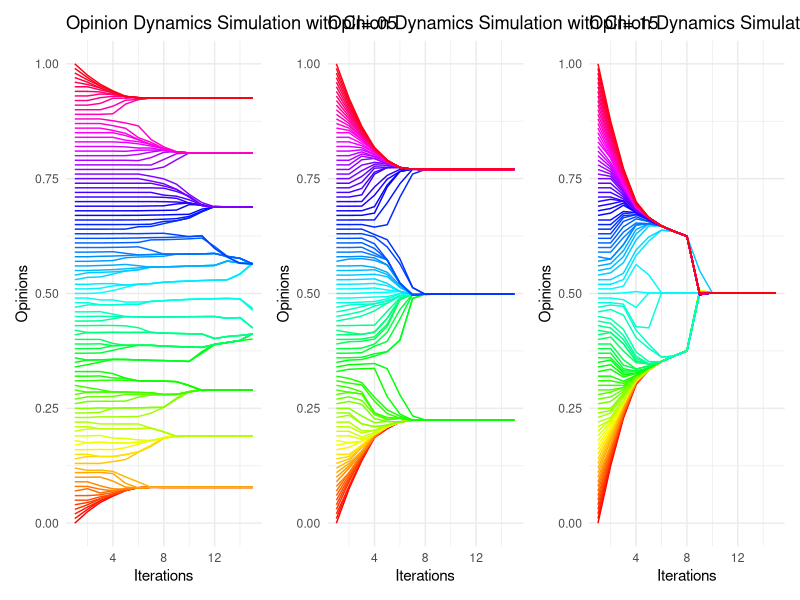

The R script that drew this image:
library(ggplot2)
library(patchwork)

# Set global parameters
R <- 15 # Number of rounds of the simulation
N <- 100 # Number of agents
interactionTerm <- 1 # alpha weight term for how much individuals give weight to their neighbors

# Function to simulate Hegselmann-Krause dynamics for one round
simulateRound <- function(currentOpinions, ConfidenceInterval) {
  RightBias <- 0.0 # Bias towards people
  ConfidenceIntervalLeft <- ConfidenceInterval * exp(-RightBias)
  ConfidenceIntervalRight <- ConfidenceInterval * exp(RightBias)
  newOpinions <- numeric(N + 1)
  
  for (agent in 1:(N + 1)) {
    currentOpinion <- currentOpinions[agent]
    peersLeft <- which(currentOpinions > currentOpinion & currentOpinions <= currentOpinion + ConfidenceIntervalLeft)
    peersRight <- which(currentOpinions < currentOpinion & currentOpinions >= currentOpinion - ConfidenceIntervalRight)
    
    neighborhoodOpinions <- c(currentOpinion, currentOpinions[peersLeft], currentOpinions[peersRight])
    newOpinion <- interactionTerm * mean(neighborhoodOpinions)
    
    newOpinion <- newOpinion
    newOpinion <- pmax(0, pmin(1, newOpinion)) # Ensure opinions are in the [0, 1] interval
    newOpinions[agent] <- newOpinion
  }
  
  return(newOpinions)
}

# Function to run simulations and create plots
runSimulationAndPlot <- function(title, ConfidenceInterval) {
  # Initialize matrix to store opinions over rounds
  opinionsHistory <- matrix(data = NA, nrow = R, ncol = N + 1)
  opinionsHistory[1, ] <- seq(from = 0, to = 1, by = 1 / N) # Adjust initial opinions
  
  # Run simulation for R rounds
  for (round in 2:R) {
    opinionsHistory[round, ] <- simulateRound(opinionsHistory[round - 1, ], ConfidenceInterval)
  }
  
  # Reshape data for plotting
  plotData <- data.frame(
    Round = rep(1:R, each = (N + 1)),
    Opinion = as.vector(t(opinionsHistory)),
    Agent = as.factor(rep(1:(N + 1), times = R))
  )
  
  # Create the plot
  plot <- ggplot(plotData, aes(x = Round, y = Opinion, group = Agent, colour = Agent)) +
    geom_line(linewidth = 0.5) +
    scale_color_manual(values = rainbow(N + 1)) +
    ggtitle(title) +
    labs(x = "Iterations", y = "Opinions") +
    theme_minimal() +
    theme(legend.position = "none") # Turn off legend
  
  return(plot)
}

# Run simulation and create plots
plot1 <- runSimulationAndPlot("Opinion Dynamics Simulation with CI=.05", 0.05)
plot2 <- runSimulationAndPlot("Opinion Dynamics Simulation with CI=.15", 0.15)
plot3 <- runSimulationAndPlot("Opinion Dynamics Simulation with CI=.25", 0.25)

# Combine the plots using patchwork
combined_plot <- plot1 + plot2 + plot3

# Display the plot
print(combined_plot)
